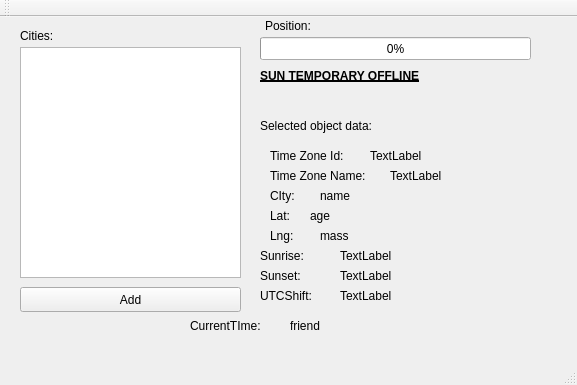
<?xml version="1.0" encoding="UTF-8"?>
<ui version="4.0">
 <class>MainWindow</class>
 <widget class="QMainWindow" name="MainWindow">
  <property name="geometry">
   <rect>
    <x>0</x>
    <y>0</y>
    <width>577</width>
    <height>385</height>
   </rect>
  </property>
  <property name="windowTitle">
   <string>MainWindow</string>
  </property>
  <widget class="QWidget" name="centralWidget">
   <widget class="QLabel" name="CurTime_label">
    <property name="geometry">
     <rect>
      <x>290</x>
      <y>300</y>
      <width>221</width>
      <height>17</height>
     </rect>
    </property>
    <property name="text">
     <string>friend</string>
    </property>
   </widget>
   <widget class="QPushButton" name="Add_pushButton">
    <property name="geometry">
     <rect>
      <x>20</x>
      <y>270</y>
      <width>221</width>
      <height>25</height>
     </rect>
    </property>
    <property name="text">
     <string>Add</string>
    </property>
   </widget>
   <widget class="QLabel" name="label">
    <property name="geometry">
     <rect>
      <x>265</x>
      <y>0</y>
      <width>67</width>
      <height>17</height>
     </rect>
    </property>
    <property name="text">
     <string>Position:</string>
    </property>
   </widget>
   <widget class="QLabel" name="label_2">
    <property name="geometry">
     <rect>
      <x>20</x>
      <y>10</y>
      <width>67</width>
      <height>17</height>
     </rect>
    </property>
    <property name="text">
     <string>Cities:</string>
    </property>
   </widget>
   <widget class="QLabel" name="label_6">
    <property name="geometry">
     <rect>
      <x>270</x>
      <y>210</y>
      <width>41</width>
      <height>17</height>
     </rect>
    </property>
    <property name="text">
     <string>Lng:</string>
    </property>
   </widget>
   <widget class="QListWidget" name="City_listWidget">
    <property name="geometry">
     <rect>
      <x>20</x>
      <y>30</y>
      <width>221</width>
      <height>231</height>
     </rect>
    </property>
    <property name="focusPolicy">
     <enum>Qt::WheelFocus</enum>
    </property>
   </widget>
   <widget class="QLabel" name="City_label">
    <property name="geometry">
     <rect>
      <x>320</x>
      <y>170</y>
      <width>67</width>
      <height>17</height>
     </rect>
    </property>
    <property name="text">
     <string>name</string>
    </property>
   </widget>
   <widget class="QLabel" name="label_5">
    <property name="geometry">
     <rect>
      <x>270</x>
      <y>190</y>
      <width>31</width>
      <height>17</height>
     </rect>
    </property>
    <property name="text">
     <string>Lat:</string>
    </property>
   </widget>
   <widget class="QLabel" name="Lat_label">
    <property name="geometry">
     <rect>
      <x>310</x>
      <y>190</y>
      <width>67</width>
      <height>17</height>
     </rect>
    </property>
    <property name="text">
     <string>age</string>
    </property>
   </widget>
   <widget class="QLabel" name="label_4">
    <property name="geometry">
     <rect>
      <x>270</x>
      <y>170</y>
      <width>51</width>
      <height>17</height>
     </rect>
    </property>
    <property name="text">
     <string>CIty:</string>
    </property>
   </widget>
   <widget class="QLabel" name="label_3">
    <property name="geometry">
     <rect>
      <x>260</x>
      <y>100</y>
      <width>151</width>
      <height>17</height>
     </rect>
    </property>
    <property name="text">
     <string>Selected object data:</string>
    </property>
   </widget>
   <widget class="QLabel" name="label_7">
    <property name="geometry">
     <rect>
      <x>190</x>
      <y>300</y>
      <width>91</width>
      <height>17</height>
     </rect>
    </property>
    <property name="text">
     <string>CurrentTIme:</string>
    </property>
   </widget>
   <widget class="QLabel" name="Lng_label">
    <property name="geometry">
     <rect>
      <x>320</x>
      <y>210</y>
      <width>67</width>
      <height>17</height>
     </rect>
    </property>
    <property name="text">
     <string>mass</string>
    </property>
   </widget>
   <widget class="QLabel" name="label_8">
    <property name="geometry">
     <rect>
      <x>260</x>
      <y>230</y>
      <width>67</width>
      <height>17</height>
     </rect>
    </property>
    <property name="text">
     <string>Sunrise:</string>
    </property>
   </widget>
   <widget class="QLabel" name="Sunrise_label">
    <property name="geometry">
     <rect>
      <x>340</x>
      <y>230</y>
      <width>131</width>
      <height>17</height>
     </rect>
    </property>
    <property name="text">
     <string>TextLabel</string>
    </property>
   </widget>
   <widget class="QLabel" name="label_9">
    <property name="geometry">
     <rect>
      <x>260</x>
      <y>250</y>
      <width>67</width>
      <height>17</height>
     </rect>
    </property>
    <property name="text">
     <string>Sunset:</string>
    </property>
   </widget>
   <widget class="QLabel" name="Sunset_label">
    <property name="geometry">
     <rect>
      <x>340</x>
      <y>250</y>
      <width>111</width>
      <height>17</height>
     </rect>
    </property>
    <property name="text">
     <string>TextLabel</string>
    </property>
   </widget>
   <widget class="QLabel" name="label_10">
    <property name="geometry">
     <rect>
      <x>260</x>
      <y>270</y>
      <width>67</width>
      <height>17</height>
     </rect>
    </property>
    <property name="text">
     <string>UTCShift:</string>
    </property>
   </widget>
   <widget class="QLabel" name="UTCShift_label">
    <property name="geometry">
     <rect>
      <x>340</x>
      <y>270</y>
      <width>101</width>
      <height>17</height>
     </rect>
    </property>
    <property name="text">
     <string>TextLabel</string>
    </property>
   </widget>
   <widget class="QLabel" name="SunAvalaible_label">
    <property name="enabled">
     <bool>true</bool>
    </property>
    <property name="geometry">
     <rect>
      <x>260</x>
      <y>50</y>
      <width>201</width>
      <height>17</height>
     </rect>
    </property>
    <property name="font">
     <font>
      <weight>75</weight>
      <bold>true</bold>
      <underline>true</underline>
      <strikeout>false</strikeout>
     </font>
    </property>
    <property name="text">
     <string>SUN TEMPORARY OFFLINE</string>
    </property>
   </widget>
   <widget class="QLabel" name="label_11">
    <property name="geometry">
     <rect>
      <x>270</x>
      <y>130</y>
      <width>91</width>
      <height>17</height>
     </rect>
    </property>
    <property name="text">
     <string>Time Zone Id:</string>
    </property>
   </widget>
   <widget class="QLabel" name="label_12">
    <property name="geometry">
     <rect>
      <x>270</x>
      <y>150</y>
      <width>121</width>
      <height>17</height>
     </rect>
    </property>
    <property name="text">
     <string>Time Zone Name:</string>
    </property>
   </widget>
   <widget class="QLabel" name="ZoneId_label">
    <property name="geometry">
     <rect>
      <x>370</x>
      <y>130</y>
      <width>151</width>
      <height>17</height>
     </rect>
    </property>
    <property name="text">
     <string>TextLabel</string>
    </property>
   </widget>
   <widget class="QLabel" name="ZoneName_label">
    <property name="geometry">
     <rect>
      <x>390</x>
      <y>150</y>
      <width>181</width>
      <height>17</height>
     </rect>
    </property>
    <property name="text">
     <string>TextLabel</string>
    </property>
   </widget>
   <widget class="QProgressBar" name="Sun_progressBar">
    <property name="geometry">
     <rect>
      <x>260</x>
      <y>20</y>
      <width>271</width>
      <height>23</height>
     </rect>
    </property>
    <property name="value">
     <number>0</number>
    </property>
   </widget>
  </widget>
  <widget class="QMenuBar" name="menuBar">
   <property name="geometry">
    <rect>
     <x>0</x>
     <y>0</y>
     <width>577</width>
     <height>22</height>
    </rect>
   </property>
  </widget>
  <widget class="QToolBar" name="mainToolBar">
   <attribute name="toolBarArea">
    <enum>TopToolBarArea</enum>
   </attribute>
   <attribute name="toolBarBreak">
    <bool>false</bool>
   </attribute>
  </widget>
  <widget class="QStatusBar" name="statusBar"/>
 </widget>
 <layoutdefault spacing="6" margin="11"/>
 <resources/>
 <connections/>
</ui>
